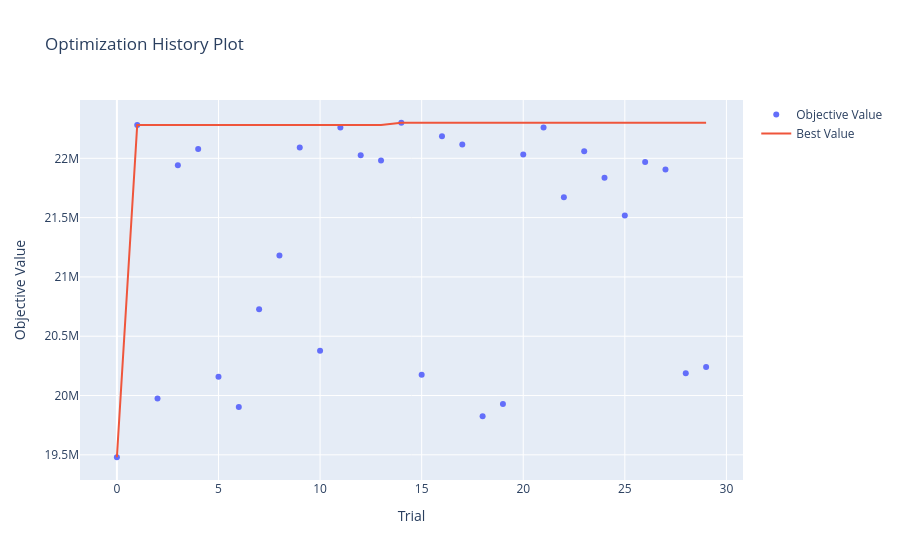

The notebook cell this image was saved under:
### Markdown cell above
Best IR: 22414500.0
Best params: {'iterations': 517, 'learning_rate': 0.023138641064449808, 'depth': 7, 'l2_leaf_reg': 1.345702860783772, 'auto_class_weights': 'SqrtBalanced'}

### Code cell
# ОТКЛЮЧЕНО ДЛЯ ФИНАЛЬНОГО RUN ALL
# Причина: Optuna уже отработала; лучшие параметры зафиксированы ниже вручную.
# Результаты сохранены и кратко описаны в markdown ниже.

# fig = plot_optimization_history(study_cat)
# fig.show()

### Figure 1 — Plotly figure (JSON) as saved in the notebook; plotly's stock layout.template omitted (floating-point values rounded to 4 significant figures)
{"data": [{"mode": "markers", "name": "Objective Value", "type": "scatter", "x": [0, 1, 2, 3, 4, 5, 6, 7, 8, 9, 10, 11, 12, 13, 14, 15, 16, 17, 18, 19, 20, 21, 22, 23, 24, 25, 26, 27, 28, 29], "y": [19480000.0, 22280000.0, 19980000.0, 21940000.0, 22080000.0, 20160000.0, 19902500, 20730000.0, 21180000.0, 22092000, 20380000.0, 22260000.0, 22026500, 21981000, 22300000.0, 20170000.0, 22190000.0, 22120000.0, 19825000, 19930000.0, 22030000.0, 22260000.0, 21670000.0, 22060000, 21836500, 21517000, 21970000.0, 21910000.0, 20187500, 20240000.0]}, {"mode": "lines", "name": "Best Value", "type": "scatter", "x": [0, 1, 2, 3, 4, 5, 6, 7, 8, 9, 10, 11, 12, 13, 14, 15, 16, 17, 18, 19, 20, 21, 22, 23, 24, 25, 26, 27, 28, 29], "y": [19480000.0, 22280000.0, 22280000.0, 22280000.0, 22280000.0, 22280000.0, 22280000.0, 22280000.0, 22280000.0, 22280000.0, 22280000.0, 22280000.0, 22280000.0, 22280000.0, 22300000.0, 22300000.0, 22300000.0, 22300000.0, 22300000.0, 22300000.0, 22300000.0, 22300000.0, 22300000.0, 22300000.0, 22300000.0, 22300000.0, 22300000.0, 22300000.0, 22300000.0, 22300000.0]}, {"marker": {"color": "#cccccc"}, "mode": "markers", "name": "Infeasible Trial", "showlegend": false, "type": "scatter", "x": [], "y": []}], "layout": {"title": {"text": "Optimization History Plot"}, "xaxis": {"title": {"text": "Trial"}}, "yaxis": {"title": {"text": "Objective Value"}}}}
